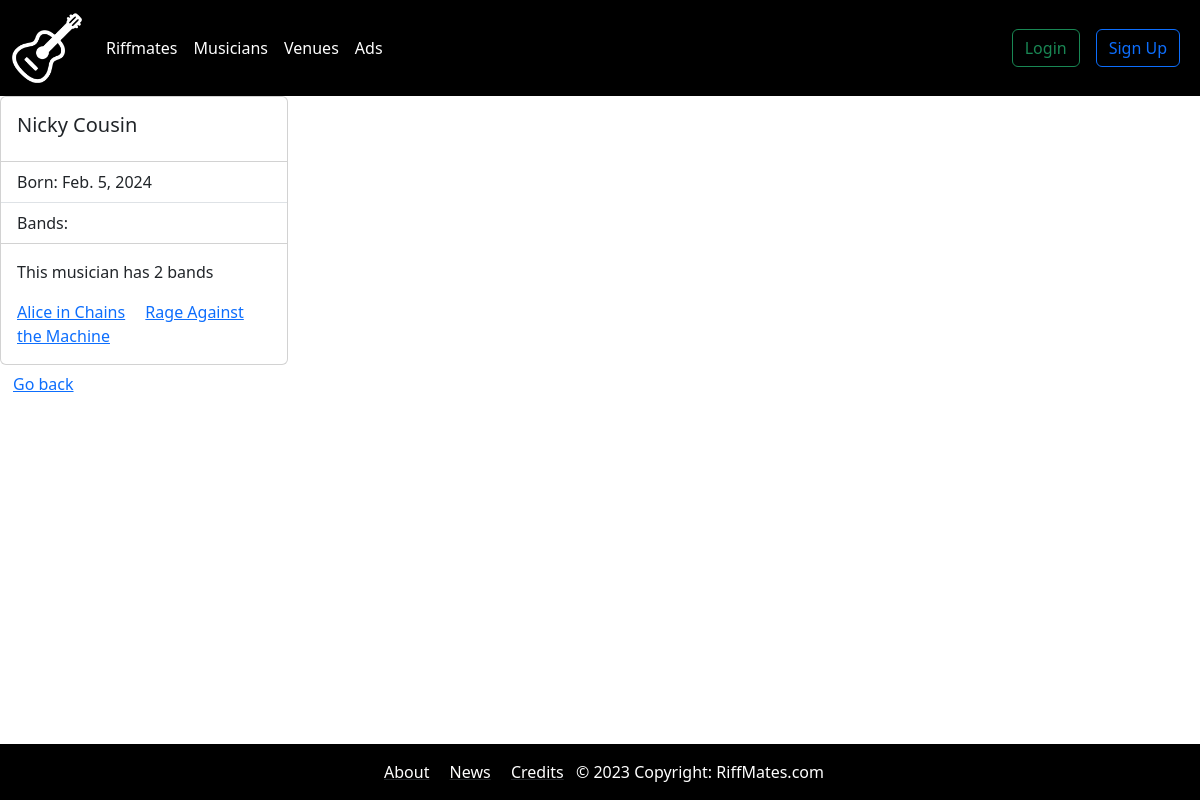
The app's page /bands/musician/11/, older data.
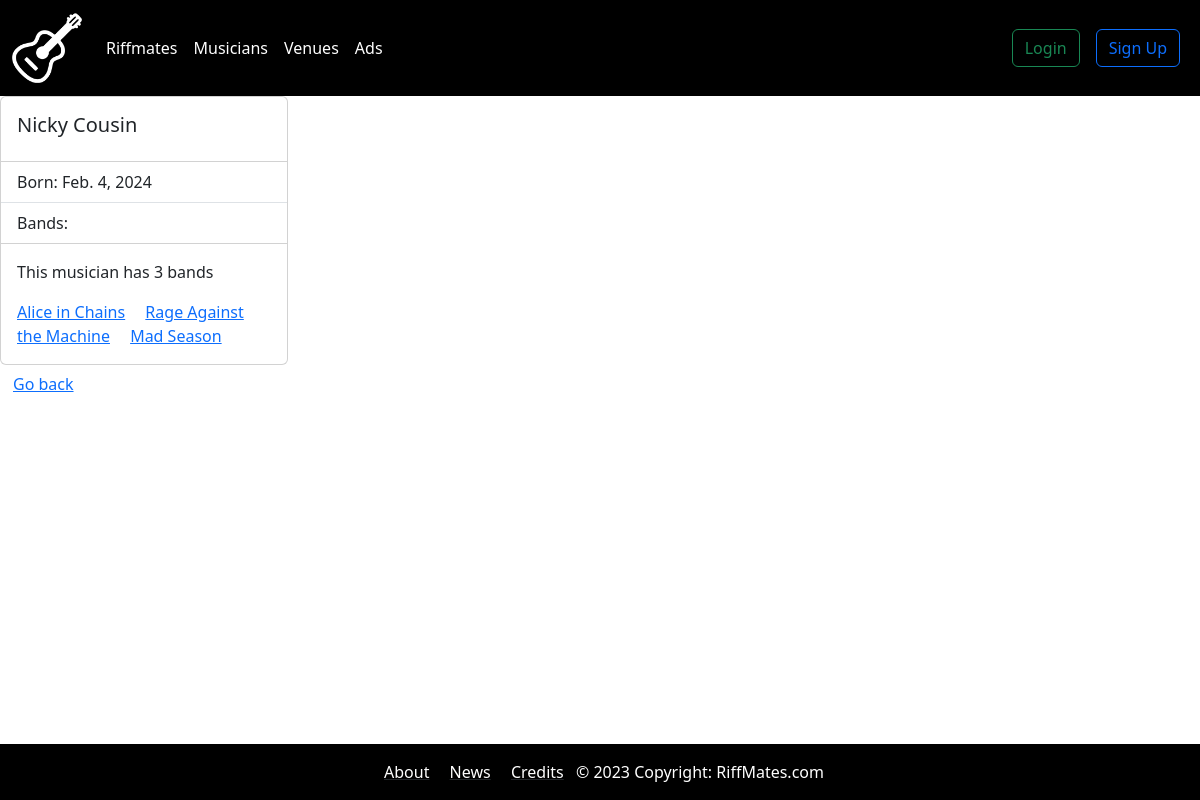
The same page, newer data.
### bands/models.py (models this page shows, shortened)
class Musician(models.Model):
    first_name = models.CharField(max_length=30)
    last_name = models.CharField(max_length=30)
    birth_date = models.DateField(null=True, blank=True)
    picture = models.ImageField(blank=True, null=True)

class Band(models.Model):
    name = models.CharField(max_length=100)
    musicians = models.ManyToManyField(Musician)

### bands/views.py (the view)
# urls.py: path('musician/<int:musician_id>/', views.get_musician, name="musician"),
def get_musician(request, musician_id):
    musician = get_object_or_404(Musician, id=musician_id)
    edit_allowed = False
    if request.user.is_authenticated:
        user_profile = request.user.userprofile
        if user_profile.musician_profiles.filter(id=musician.id).exists():
            edit_allowed = True
    data = {
        'musician': musician,
        'bands': musician.band_set.all(),
        'edit_allowed': edit_allowed
    }
    return render(request, "musician.html", data)

### templates/musician.html (shortened to what this page needs)
{% extends "base.html" %}
{% block content %}
<div class="card" style="width: 18rem;">
  <div class="card-body">
    <h5 class="card-title font-weight-bold">{{musician.first_name}} {{musician.last_name}}</h5>
  </div>
  <ul class="list-group list-group-flush">
    <li class="list-group-item font-weight-bold">Born:
      <span class="font-weight-light">{{musician.birth_date}}</span>
    </li>
    <li class="list-group-item font-weight-bold">Bands:</li>
  </ul>
  <div class="card-body">
    <p>This musician has {{ bands|length }} band{{ bands|pluralize }}</p>
    {% for band in bands %}
      <a href="{% url 'band' band.id %}" class="card-link">{{ band.name }}</a>
    {% endfor %}
  </div>
</div>
<button type="button" onClick="javascript:history.go(-1)" class="btn btn-link">Go back</button>
{% endblock content %}

Row changes from the older to the newer data that the page shows:
changed Musician "Nicky": birth_date "Feb. 5, 2024" → "Feb. 4, 2024"
now on this page (row unchanged): Band: name "Mad Season"
Text that changed along with them:
{{ bands|length }}: "2" → "3"
